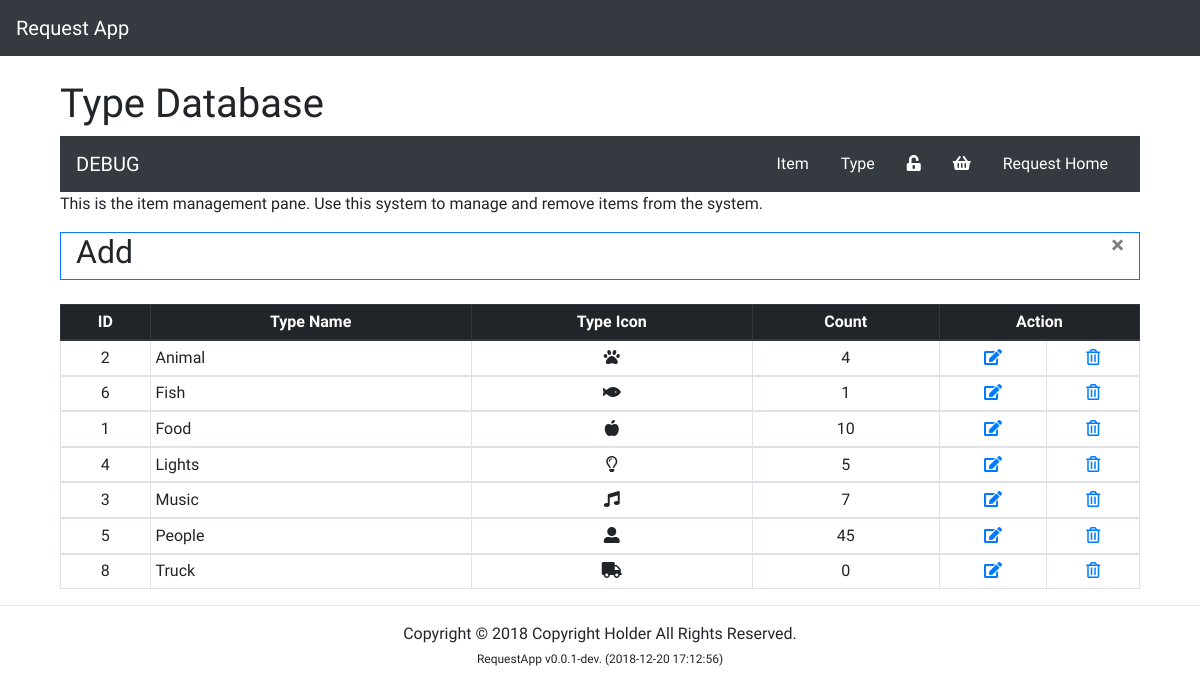
The app's page /crud/type_crud.php with its own data.
### tables this page shows
CREATE TABLE `types` (
  `type_id` int(11) NOT NULL COMMENT 'The ID of the Type',
  `type_name` varchar(50) NOT NULL COMMENT 'The Name of the Type',
  `type_icon` varchar(250) DEFAULT NULL COMMENT 'Icon of the type'
);

### lib/functions.php (called while the page is built, shortened)
<?php
function countThings($link, $value)
{
  $query = "SELECT COUNT(*) FROM items
  INNER JOIN types ON items.item_type=types.type_id
  WHERE type_name = '$value'";
  $result = mysqli_query($link, $query);
  $rows = mysqli_fetch_row($result);
  return $rows[0];
}
?>

### crud/type_crud.php (the view, shortened to what this page needs)
<?php include_once '../partials/_header.php' ?>
<?php
$update = false;
?>
  <div id='bodyContainer' class='container'>
    <br>
    <div class='col-md-12'>
            <h1>Type Database</h1>
            <?php require_once($_SERVER["DOCUMENT_ROOT"] . "/RequestApp/partials/_nav.php");?>
            <p>This is the item management pane. Use this system to manage and remove items from the system.</p>
            <div class='border border-primary'>
              <div class='col-md-12'>
                <button id='showHide' type="button" class="close" aria-label="Close">
                  <span aria-hidden="true">&times;</span>
                </button>
                <?php if ($update == true): ?>
                  <h2>Update</h2>
                <?php else: ?>
                  <h2>Add</h2>
                <?php endif ?>
              </div>
            </div>
            <br>
            <?php
            $activesql = "SELECT * FROM types ORDER BY type_name ASC";
            if ($result = mysqli_query($link, $activesql)) {
                if (mysqli_num_rows($result) > 0) {
                    ?>
            <table id='resultTable' class='table table-sm table-bordered'>
              <thead class="thead-dark">
                <tr>
                  <th class='text-center'>ID</th>
                  <th class='text-center'>Type Name</th>
                  <th class='text-center'>Type Icon</th>
                  <th class='text-center'>Count</th>
                  <th class='text-center' colspan="2">Action</th>
                </tr>
              </thead>
              <?php
                  while ($row = mysqli_fetch_array($result)) {
                    $typeID = $row['type_id'];
                    $typeName = $row['type_name'];
                    $typeIcon = $row['type_icon'];
                      echo "<tbody>";
                        echo "<tr>";
                          echo "<td class='text-center'>" . $typeID . "</td>";
                          echo "<td>" . $typeName . "</td>";
                          echo "<td class='text-center'>" . $typeIcon . "</td>";
                          echo "<td class='text-center'>" . countThings($link, $typeName) . "</td>";
                          echo "<td class='text-center'><a href='type_crud.php?type_edit=" . $typeID . "' class='edit_btn'><i class='fas fa-edit'></i></a></td>";
                          echo "<td class='text-center'><a href='server.php?type_del=" . $typeID . "' class='del_btn'><i class='far fa-trash-alt'></i></a></td>";
                        echo "</tr>";
                      echo "</tbody>";
                  }
                    echo "</table>";
                } else {
                    echo "<p class='alert alert-info'>No items were found.</p>";
                }
            } else {
                echo "<p class='alert alert-info'>" . SQLError($link) . "</p>";
            } ?>
          </div>
    </div>
    <?php include '../partials/_footer.php'; ?>

### css/master.css (style rules this page uses)
* { font-family: 'KoHo', sans-serif; }

### records on screen
types: type_id "2", type_name "Animal", typeName "4"
types: type_id "6", type_name "Fish", typeName "1"
types: type_id "1", type_name "Food", typeName "10"
types: type_id "4", type_name "Lights", typeName "5"
types: type_id "3", type_name "Music", typeName "7"
types: type_id "5", type_name "People", typeName "45"
types: type_id "8", type_name "Truck", typeName "0"

### other values on screen
ApplicationVersion::get() "v0.0.1-dev. (2018-12-20 17:12:56)"
